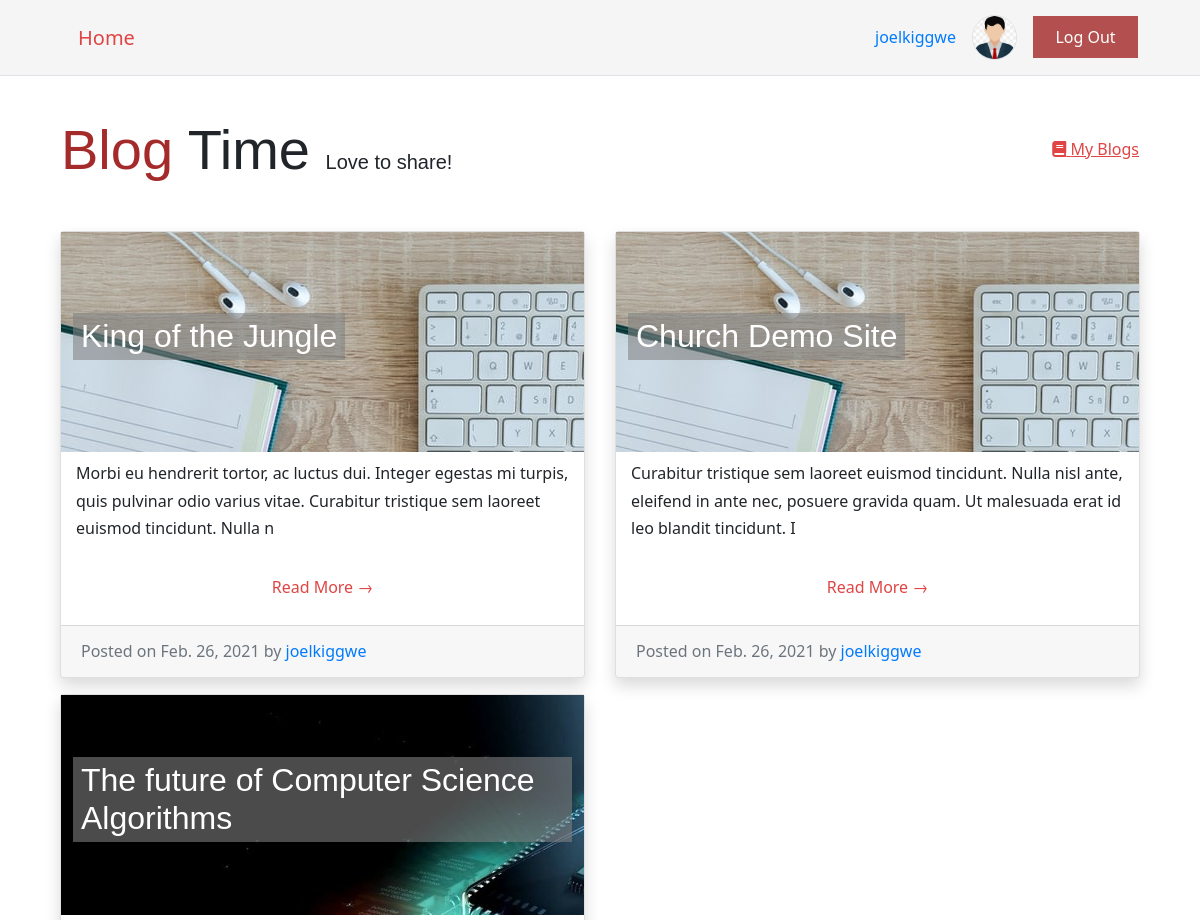
The app's page / (signed in, upper part), older data.
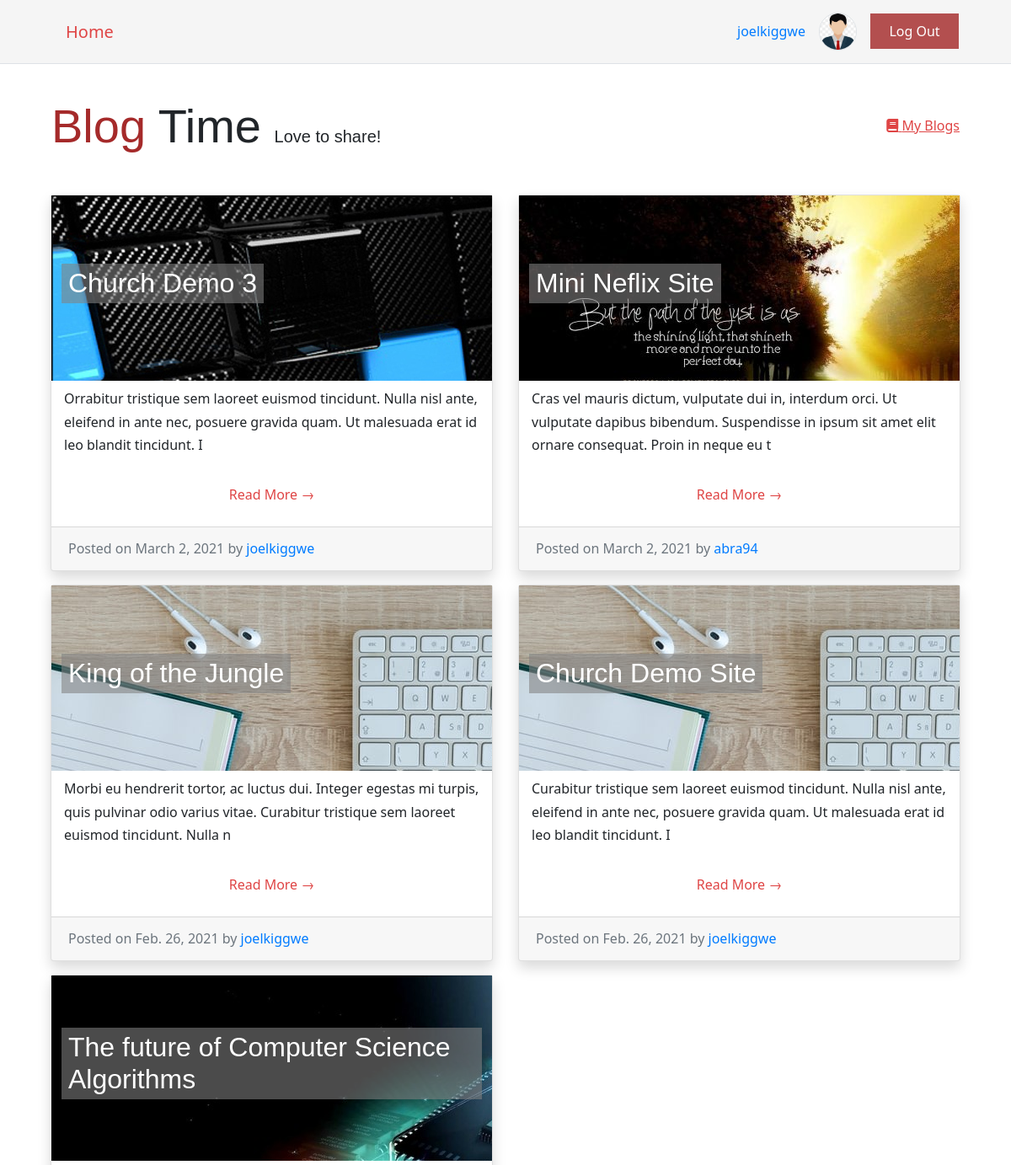
The same page, newer data.
### blog_site_app/models.py (models this page shows, shortened)
class BlogPost(models.Model):
    author = models.ForeignKey(User, on_delete= models.CASCADE, related_name='blog_posts')
    title = models.CharField(max_length=200)
    text = models.TextField()
    slug = models.SlugField(max_length=150, unique=True)
    published_date = models.DateField(auto_now_add=True)
    status = models.IntegerField(choices=STATUS, default=0)
    blog_image_post = models.ImageField(default="images/default_blog_image.jpg", upload_to="images/")
    active = models.BooleanField(default=False) # for the admin role to give confirmation
    class Meta:
        ordering = ['-published_date']

### blog_site_app/views.py (the view)
# urls.py: path('', views.BlogPostList.as_view(), name="home"),
class BlogPostList(generic.ListView):
    queryset = BlogPost.objects.filter(status=1, active=True).order_by('-published_date')
    template_name = 'blog_site_app/homepage.html'

### blog_site_app/templates/blog_site_app/homepage.html
{% extends 'blog_site_app/base.html' %}
{% block content %}
<main class="container">
    <div class="row justify-content-between align-items-center py-3 px-3">
        <h1 class="my-4 display-4">
            <span class="brand-name">Blog</span> Time
            <small class="lead"> Love to share!</small>
        </h1>
        {% if user.is_authenticated %}
        <div class="d-flex justify-content-end py-2">
            <a class="nav-link pr-0" style="text-decoration: underline;" title="Click to see all your blog posts"
                href="{% url 'my_blog_posts' %}">
                <i class="fa fa-book"></i>
                My Blogs</a>
        </div>
        {% endif %}
    </div>
    <div class="row">
        {% for post in blogpost_list %}
        <div class="col-md-8 col-lg-6 py-2">
            <div class="card shadow">
                <div class="d-flex px-1 justify-content-between align-items-center" style="height: 220px;
                        background-image: url('{{ MEDIA_URL }}{{ post.blog_image_post }}')">
                    <h2 class="post-title card-title text-white px-2 py-1 mx-2">{{ post.title }}</h2>
                </div>
                <div class="container">
                    <p class="card-text py-2">{{ post.text | slice:":160" }}</p>
                    <a href="{% url 'post_detail' post.slug %}" class="mb-3 text-center nav-link">Read More &rarr;</a>
                </div>
                <div class="card-footer text-muted">
                    Posted on {{ post.published_date }} by
                    <span class="text-primary">{{ post.author }}</span>
                </div>
            </div>
        </div>
        {% endfor %}
    </div>
</main>
{% endblock %}

Row changes from the older to the newer data that the page shows:
added BlogPost: blog_image_post (picture), title "Church Demo 3", text "Orrabitur tristique sem laoreet euismod tincidunt. Nulla nisl ante, eleifend in ante nec, posuere gravida quam. Ut malesuada erat id leo blandit tincidunt. I", published_date "March 2, 2021", author "joelkiggwe"
added BlogPost: blog_image_post (picture), title "Mini Neflix Site", text "Cras vel mauris dictum, vulputate dui in, interdum orci. Ut vulputate dapibus bibendum. Suspendisse in ipsum sit amet elit ornare consequat. Proin in neque eu t", published_date "March 2, 2021", author "abra94"
